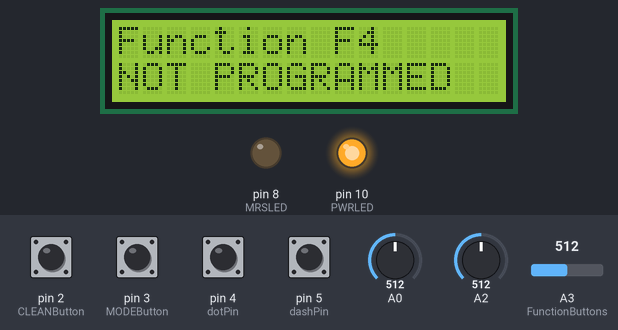
Bench run of a sketch on a simulated Arduino Uno, built with avr-gcc and run on an emulated ATmega328P. On the bench: 16×2 character LCD, output pins drawn as LEDs (lit = HIGH). The test bench sets the inputs (shaded band); at power-on: pin 2 (CLEANButton), pin 3 (MODEButton), pin 4 (dotPin), pin 5 (dashPin) HIGH, A3 (FunctionButtons) = 512, A0 = 512, A2 = 512. What the sketch prints to the serial monitor is not drawn.

Above: at 2.9 s.
3.0 s: A3 (FunctionButtons) set to 54
At 3.5 s:
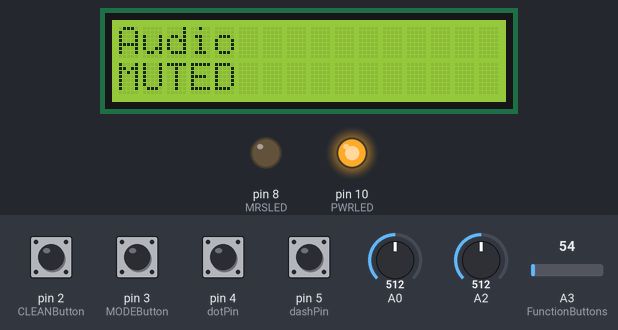
6.0 s: A3 (FunctionButtons) set to 45
At 6.7 s:
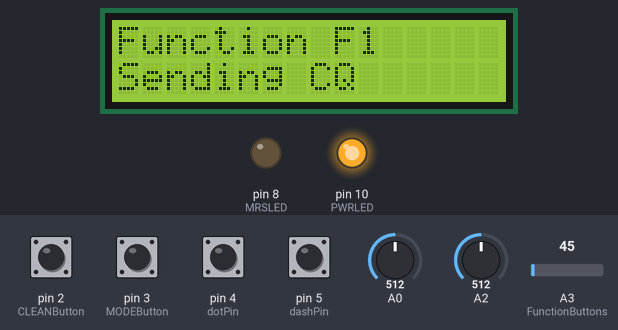
7.7 s: pin 2 (CLEANButton) pulled LOW for 0.15 s
At 9.0 s:
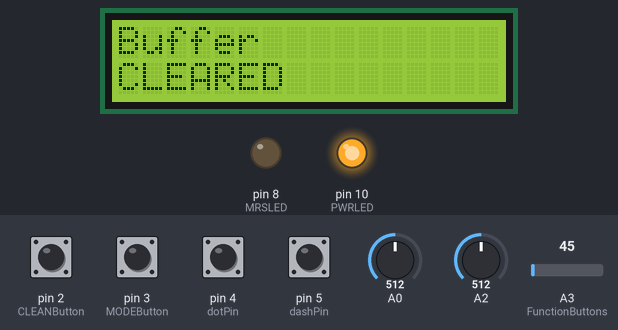
10.8 s: pin 4 (dotPin) pulled LOW for 0.15 s
At 12.2 s:
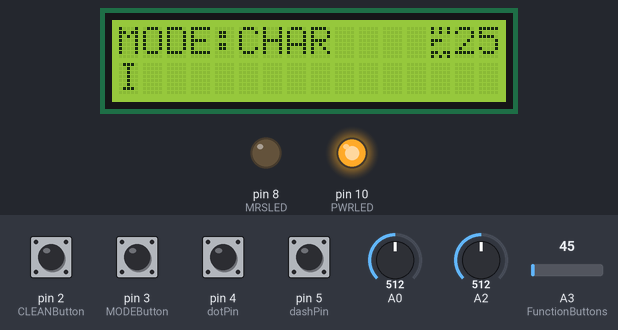
12.5 s: A0 set to 900
At 14.1 s:
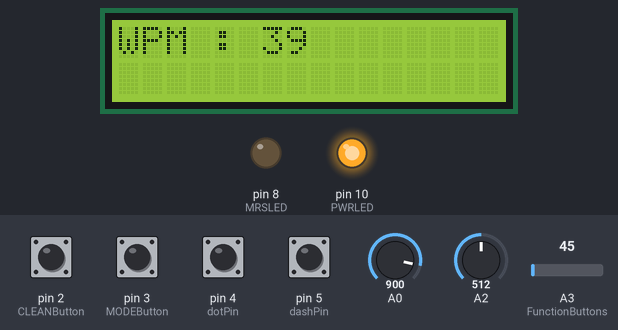
15.5 s: pin 3 (MODEButton) pulled LOW for 0.15 s
At 16.1 s:
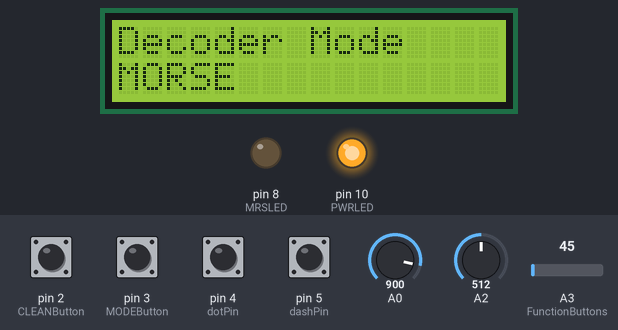
Timing chart, 0 to 18.5 s (numbered marks = the images above; inputs shaded):
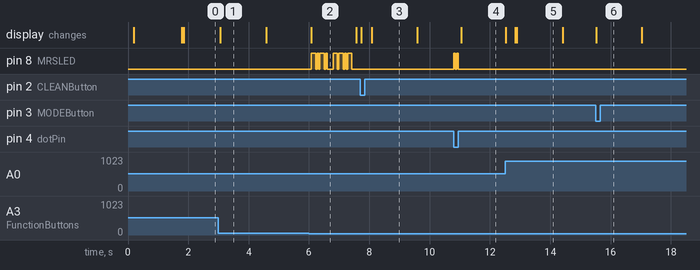

The sketch:

Ultimate_CW_Keyer.ino
```cpp
/*
  Ultimate CW Keyer
  Consolidated and Fixed Version
*/

#include <Wire.h>
#include <LiquidCrystal_I2C.h>
#include "PinSettings.h"
#include "GlobalVars.h"

// Define Globals
EncodeState encodeState = IDLE_ENCODE;
String encodeBuffer = "";
int charIndex = 0;
int symbolIndex = 0;
unsigned long encodeStartTime = 0;
String currentMorse = "";

int WPM = 20;
int dotDuration = 1200 / 20;
int lastWPM = -1;

String morseBuffer = "";
String sentenceBuffer = "";
bool lastWasDot = false;
bool justDecoded = false;
int decoderMode = 0; // 0=CHAR, 1=MRS, 2=BOTH
int keyingLength = 0;

int toneHz = 700;
int lastToneHz = -1;
const int minHz = 400;
const int maxHz = 1200;
bool silentMode = false;

// Morse Table Definition
const char* morseTable[36] = {
  ".-", "-...", "-.-.", "-..", ".", "..-.", "--.", "....", "..",    // A-I
  ".---", "-.-", ".-..", "--", "-.", "---", ".--.", "--.-", ".-.",  // J-R
  "...", "-", "..-", "...-", ".--", "-..-", "-.--", "--..",         // S-Z
  "-----", ".----", "..---", "...--", "....-", ".....", "-....",    // 0-5
  "--...", "---..", "----."                                        // 6-9
};

// LCD Instance
LiquidCrystal_I2C lcd(I2C_ADDR, 16, 2);


// Include Controllers (AFTER globals defined or declared)
#include "LCD_Controller.h"
#include "Buzzer_LED_Controller.h"
#include "Potentiometer_Controller.h"
#include "Button_Controller.h"
#include "Encoder.h"
#include "Decoder.h"
#include "CLI_Controller.h" // Added CLI

// Keying State
enum KeyingState { IDLE_KEY, SENDING_DOT, SENDING_DASH, POST_DELAY };
KeyingState keyingState = IDLE_KEY;
unsigned long keyingStartTime = 0;
char queuedElement = '\0';
unsigned long lastKeyTime = 0;
unsigned long lastDecodeTime = 0;

void setup() {
    // Serial.begin(115200);
    Serial.begin(9600);
    // Wait for serial to stabilize (optional)
    delay(100);
    // Serial.println(F("Ultimate CW Keyer Ready. Type 'help' for commands."));
    Serial.println(F("\n"));
    Serial.println(F("\t--- CW Keyer CLI ---"));
    Serial.println(F("\tType 'help' for commands."));

    // Pin Modes
    pinMode(dotPin, INPUT_PULLUP);
    pinMode(dashPin, INPUT_PULLUP);
    pinMode(BUZZERPin, OUTPUT);
    pinMode(MRSLED, OUTPUT);
    pinMode(PWRLED, OUTPUT);
    pinMode(MODEButton, INPUT_PULLUP);
    pinMode(CLEANButton, INPUT_PULLUP);
    pinMode(FunctionButtons, INPUT_PULLUP); // Enable Pullup for Analog Ladder

    digitalWrite(PWRLED, HIGH);

    lcdInit();

    // Initial display
    updateLCDToneHz(toneHz);
}

void startKeying(unsigned long now) {
  keyingState = (queuedElement == '.') ? SENDING_DOT : SENDING_DASH;
  keyingStartTime = now;
  lastKeyTime = now;
  justDecoded = false;
}

void loop() {
    unsigned long now = millis();

    // 0. Serial / CLI Input
    if (Serial.available() > 0) {
        String input = Serial.readStringUntil('\n');
        // If not a system command, send as morse
        if (!processCLI(input)) {
             startEncoding(input);
        }
    }

    // 1. Inputs
    checkPotentiometers();
    checkButtons();
    lcdService(); // Check for overlay timeout

    // 2. Paddle Logic
    bool dotPressed = digitalRead(dotPin) == LOW;
    bool dashPressed = digitalRead(dashPin) == LOW;

    if (keyingState == IDLE_KEY) {
        if (dotPressed && !dashPressed) {
          queuedElement = '.';
          keyingLength = dotDuration;
          playDot();
          morseBuffer += ".";
          startKeying(now);
        } else if (dashPressed && !dotPressed) {
          queuedElement = '-';
          keyingLength = dotDuration * 3;
          playDash();
          morseBuffer += "-";
          startKeying(now);
        } else if (dotPressed && dashPressed) {
          queuedElement = lastWasDot ? '-' : '.';
          keyingLength = (queuedElement == '.') ? dotDuration : dotDuration * 3;
          if (queuedElement == '.') playDot(); else playDash();
          morseBuffer += queuedElement;
          startKeying(now);
          lastWasDot = !lastWasDot;
        }
    } else if (keyingState == SENDING_DOT || keyingState == SENDING_DASH) {
        if (now - keyingStartTime >= keyingLength) {
          stopTone();
          keyingStartTime = now;
          keyingState = POST_DELAY;
          keyingLength = dotDuration; // Inter-element gap
        }
    } else if (keyingState == POST_DELAY && now - keyingStartTime >= keyingLength) {
        keyingState = IDLE_KEY;
    }

    // 3. Decode Logic
    // If silence for 3 units, decode char
  if (morseBuffer.length() > 0 && !dotPressed && !dashPressed &&
      now - lastKeyTime >= dotDuration * 3 && !justDecoded) {
    decodeMorse(morseBuffer);
    morseBuffer = "";
    justDecoded = true;
    lastDecodeTime = now;
    // Serial.println(sentenceBuffer);
    updateLCDText(sentenceBuffer);
  }

  // 4. Word Gap logic
  // If silence for 7 units, add space
  if (justDecoded && !dotPressed && !dashPressed &&
      now - lastDecodeTime >= dotDuration * 7) {
    if (!sentenceBuffer.endsWith(" ")) {
        sentenceBuffer += " ";
        Serial.print(" ");
        updateLCDText(sentenceBuffer);
    }
    justDecoded = false;
  }

    // 5. Encoder (Serial to Morse)
    handleEncoding(now);
}
```

Button_Controller.h
```cpp
#ifndef BUTTON_CONTROLLER_H
#define BUTTON_CONTROLLER_H

#include "PinSettings.h"
#include "GlobalVars.h"
#include "LCD_Controller.h"

// Forward Declaration to prevent Scope Error
void startEncoding(String text);

// Button states
int lastButtonState = 0;
unsigned long lastButtonDebounceTime = 0;
const int debounceDelay = 50;

int readAnalogueButtons() {
    analogRead(FunctionButtons); // Dummy read
    int val = analogRead(FunctionButtons);

    // DEBUG: Print value if button indicates press (value drops significantly below 1023)
    // if (val < 1000) {
    //     Serial.print("DEBUG ANALOG: ");
    //     Serial.println(val);
    // }

    if (val > 1000) return 0; // Open Circuit (with PULLUP it should be ~1023)

    // Standard "Resistor Ladder" Logic (To be calibrated)
    // We try broader ranges first, but the Debug Output is key.
    if (val < 50) return 1;
    if (val < 200) return 2;
    if (val < 400) return 3;
    if (val < 650) return 4;
    return 5;
}

void performButtonAction(int btn) {
    if (btn == 0) return;

    // Log to Serial (App picks this up)
    Serial.print("\nAction: F"); Serial.print(btn); Serial.println(" Pressed");

    // Actions with Custom LCD Overlays
    if (btn == 1) { // F1: CQ
        showOverlay("Function F1", "Sending CQ");
        startEncoding("CQ");
        // mute the buzzer
    }
    else if (btn == 2) { // F2: Mute Toggle
        silentMode = !silentMode;
        if (silentMode) {
             showOverlay("Audio", "MUTED");
             Serial.println("\nAction: Audio MUTED");
        } else {
             showOverlay("Audio", "ENABLED");
             Serial.println("\nAction: Audio ENABLED");
        }
    }
    else if (btn == 3) { // F3: Cycle Tone
         showOverlay("Function F3", "NOT PROGRAMMED");
         Serial.println("\nNOT PROGRAMMED");
    }
    else if (btn == 4) { // F4: Info
         showOverlay("Function F4", "NOT PROGRAMMED");
         Serial.println("\nNOT PROGRAMMED");
    }
    else if (btn == 5) { // F5: Status
         showOverlay("Function F5", "NOT PROGRAMMED");
         Serial.println("\nNOT PROGRAMMED");
    }
}

void checkButtons() {
    static unsigned long lastModeSwitchTime = 0;
    static unsigned long lastCleanTime = 0;
    unsigned long now = millis();

    // Mode Button
    if (digitalRead(MODEButton) == LOW && (now - lastModeSwitchTime > 300)) {
        decoderMode = (decoderMode + 1) % 3;
        lastModeSwitchTime = now;

        String mLabel = "CHAR";
        if (decoderMode == 1) mLabel = "MORSE";
        if (decoderMode == 2) mLabel = "BOTH";

        showOverlay("Decoder Mode", mLabel);
        Serial.print("\nMode set to "); Serial.println(mLabel);
    }

    // Clean Button
    if (digitalRead(CLEANButton) == LOW && (now - lastCleanTime > 300)) {
        morseBuffer = "";
        sentenceBuffer = "";
        encodeBuffer = "";
        currentMorse = "";

        clearLCDText();
        showOverlay("Buffer", "CLEARED");
        Serial.println("\nAction: Buffer Cleared");
        lastCleanTime = now;
    }

    // Analog Function Buttons (Debounced)
    int reading = readAnalogueButtons();
    if (reading != lastButtonState) {
        lastButtonDebounceTime = now;
    }

    if ((now - lastButtonDebounceTime) > debounceDelay) {
        static int currentStableState = 0;
        if (reading != currentStableState) {
            currentStableState = reading;
            if (currentStableState != 0) {
                performButtonAction(currentStableState);
            }
        }
    }
    lastButtonState = reading;
}

#endif
```

Buzzer_LED_Controller.h
```cpp
#ifndef BUZZER_LED_CONTROLLER_H
#define BUZZER_LED_CONTROLLER_H

#include "PinSettings.h"
#include "GlobalVars.h"

void stopTone() {
  noTone(BUZZERPin);
  digitalWrite(MRSLED, LOW);
  Serial.print("]"); // Real-time OFF token
}

void playDash() {
  Serial.print("["); // Real-time ON token
  if (!silentMode) tone(BUZZERPin, toneHz);
  digitalWrite(MRSLED, HIGH);
}

void playDot() {
  Serial.print("["); // Real-time ON token
  if (!silentMode) tone(BUZZERPin, toneHz);
  digitalWrite(MRSLED, HIGH);
}

#endif
```

CLI_Controller.h
```cpp
#ifndef CLI_CONTROLLER_H
#define CLI_CONTROLLER_H

#include <Arduino.h>
#include "GlobalVars.h"
#include "LCD_Controller.h"

// Returns true if the string was a command and handled
// Returns false if it should be treated as text to encode
bool processCLI(String input) {
    input.trim();
    if (input.length() == 0) return true; // Ignore empty lines

    // Convert to lower case for command matching
    String lowerInput = input;
    lowerInput.toLowerCase();

    if (lowerInput == "help") {
        Serial.println(F("--- CW Keyer CLI ---"));
        Serial.println(F("Commands:"));
        Serial.println(F("  wpm <val>   : Set WPM (will be overridden if pot moves)"));
        Serial.println(F("  tone <val>  : Set Tone Hz (will be overridden if pot moves)"));
        Serial.println(F("  mode <0-2>  : Set Mode (0=CHAR, 1=MRS, 2=BOTH)"));
        Serial.println(F("  silent <0|1>: Set Silent Mode (0=OFF, 1=ON)"));
        Serial.println(F("  clear       : Clear buffers"));
        Serial.println(F("  status      : Show current state"));
        Serial.println(F("  <text>      : Anything else is sent as Morse"));
        return true;
    }

    if (lowerInput.startsWith("wpm ")) {
        int val = input.substring(4).toInt();
        if (val >= 5 && val <= 50) {
            WPM = val;
            dotDuration = 1200 / WPM;
            lastWPM = WPM; // Update lastWPM so pot doesn't immediately revert unless moved
            Serial.print(F("WPM set to ")); Serial.println(WPM);
            updateLCDToneHz(toneHz);
        } else {
            Serial.println(F("Invalid WPM (5-50)"));
        }
        return true;
    }

    if (lowerInput.startsWith("tone ")) {
        int val = input.substring(5).toInt();
        if (val >= minHz && val <= maxHz) {
            toneHz = val;
            lastToneHz = val;
            Serial.print(F("Tone set to ")); Serial.println(toneHz);
            updateLCDToneHz(toneHz);
        } else {
            Serial.println(F("Invalid Tone Hz"));
        }
        return true;
    }

    if (lowerInput.startsWith("mode ")) {
        int val = input.substring(5).toInt();
        if (val >= 0 && val <= 2) {
            decoderMode = val;
            Serial.print(F("Mode set to ")); Serial.println(val);
            updateLCDToneHz(toneHz);
        } else {
            Serial.println(F("Invalid Mode (0-2)"));
        }
        return true;
    }

    if (lowerInput.startsWith("silent ")) {
        int val = input.substring(7).toInt();
        silentMode = (val == 1);
        Serial.print(F("Silent Mode: ")); Serial.println(silentMode ? "ON" : "OFF");
        return true;
    }

    if (lowerInput == "clear") {
        morseBuffer = "";
        sentenceBuffer = "";
        encodeBuffer = "";
        currentMorse = "";
        clearLCDText();
        // Serial.println(F("Buffers cleared"));
        Serial.println(F("\nBuffers cleared"));
        return true;
    }

    if (lowerInput == "status") {
        Serial.print(F("WPM: ")); Serial.println(WPM);
        Serial.print(F("Tone: ")); Serial.println(toneHz);
        Serial.print(F("Mode: ")); Serial.println(decoderMode);
        Serial.print(F("Sentence: ")); Serial.println(sentenceBuffer);
        return true;
    }

    // Not a command
    return false;
}

#endif
```

Decoder.h
```cpp
#ifndef DECODER_H
#define DECODER_H

#include "GlobalVars.h"
#include <Arduino.h>

char checkDecoderTimeout(unsigned long now) {
    // Check if we assume the character is finished (3x dot duration silence)
    // but only if we have something in the buffer
    static unsigned long lastCheck = 0;
    // ...
    // Note: The original logic in .ino was embedded in loop.
    // I will extract the core decode logic here.
    return 0;
}

// Helper to look up char from morse string
char decodeChar(String sequence) {
    for (int i = 0; i < 36; i++) {
        if (String(morseTable[i]) == sequence) {
            if (i < 26) return (char)('A' + i);
            else return (char)('0' + (i - 26));
        }
    }
    return '?';
}

void decodeMorse(String sequence) {
   char c = decodeChar(sequence);
   String toAdd = "";

   if (decoderMode == 0) { // CHAR
       if (c != '?') toAdd += c;
       else toAdd += "?";
   }
   else if (decoderMode == 1) { // MRS (Morse)
       toAdd += sequence;
       toAdd += " "; // Space between morse sequences
   }
   else if (decoderMode == 2) { // BOTH
       if (c != '?') {
           toAdd += c;
           toAdd += "[";
           toAdd += sequence;
           toAdd += "] ";
       } else {
           toAdd += "?";
       }
   }

   Serial.print(toAdd);
   sentenceBuffer += toAdd;
}

#endif
```

Encoder.h
```cpp
#ifndef ENCODER_H
#define ENCODER_H

#include <Arduino.h>
#include "GlobalVars.h"
#include "Buzzer_LED_Controller.h"

String getMorseCode(char c) {
  if (c >= 'A' && c <= 'Z') return morseTable[c - 'A'];
  if (c >= '0' && c <= '9') return morseTable[c - '0' + 26];
  if (c == ' ') return " ";
  return "";
}

// Ensure "startEncoding" is available to be called from .ino
void startEncoding(String text) {
    encodeBuffer = text;
    encodeBuffer.trim();
    encodeBuffer.toUpperCase();
    if (encodeBuffer.length() > 0) {
        charIndex = 0;
        symbolIndex = 0;
        encodeState = INTER_LETTER;
        encodeStartTime = millis();
        // Serial.print("Encoding: "); Serial.println(encodeBuffer); // CLI handles echo if needed
    }
}

void handleEncoding(unsigned long now) {
  static unsigned long elementStart = 0;
  static bool isPlaying = false;
  static char symbol = '\0';

  // REMOVED Serial.available logic loop. State machine only.

  if (encodeState == IDLE_ENCODE) return;

  if (charIndex >= encodeBuffer.length()) {
    encodeState = IDLE_ENCODE;
    Serial.print(F("Encoded: "));
    Serial.println(encodeBuffer);
    Serial.println(F(" [Done]"));
    return;
  }

  char currentChar = encodeBuffer.charAt(charIndex);

  switch (encodeState) {
    case INTER_LETTER:
       if (now - encodeStartTime >= dotDuration * 3) {
         if (currentChar == ' ') {
            encodeState = WORD_GAP;
            encodeStartTime = now;
         } else {
            currentMorse = getMorseCode(currentChar);
            if (currentMorse == "") {
                charIndex++;
                encodeStartTime = now;
            } else {
                symbolIndex = 0;
                encodeState = ELEMENT_PLAY;
                encodeStartTime = now;
            }
         }
       }
       break;

    case WORD_GAP:
        if (now - encodeStartTime >= dotDuration * 7) {
            charIndex++;
            encodeState = INTER_LETTER;
            encodeStartTime = now;
        }
        break;

    case ELEMENT_PLAY:
        if (symbolIndex < currentMorse.length()) {
            symbol = currentMorse.charAt(symbolIndex);
            if (symbol == '.') {
                playDot();
                keyingLength = dotDuration;
            } else if (symbol == '-') {
                playDash();
                keyingLength = dotDuration * 3;
            }
            elementStart = now;
            encodeState = INTER_ELEMENT;
            isPlaying = true;
        } else {
            charIndex++;
            encodeState = INTER_LETTER;
            encodeStartTime = now;
        }
        break;

    case INTER_ELEMENT:
        if (isPlaying && now - elementStart >= keyingLength) {
            stopTone();
            isPlaying = false;
            elementStart = now;
        } else if (!isPlaying && now - elementStart >= dotDuration) {
            symbolIndex++;
            encodeState = ELEMENT_PLAY;
        }
        break;
  }
}

#endif
```

GlobalVars.h
```cpp
#ifndef GLOBALVARS_H
#define GLOBALVARS_H

#include <Arduino.h>

// ----------------------------------------------------------------------------
// GLOBAL VARIABLE DECLARATIONS
// ----------------------------------------------------------------------------

// Use 'extern' here, define them in Ultimate_CW_Keyer.ino

// State Machine for Serial-to-Morse
enum EncodeState {
    IDLE_ENCODE,    // Waiting for new text to encode
    ELEMENT_PLAY,   // Playing a dot or dash
    INTER_ELEMENT,  // Gap between elements in a character
    INTER_LETTER,   // Gap between letters
    WORD_GAP        // Gap between words
};

extern EncodeState encodeState;
extern String encodeBuffer;
extern int charIndex;
extern int symbolIndex;
extern unsigned long encodeStartTime;
extern String currentMorse;

// Timing & WPM
extern int WPM;
extern int dotDuration;
extern int lastWPM;

// Decoder / Paddle Logic
extern String morseBuffer;
extern String sentenceBuffer;
extern bool lastWasDot;
extern bool justDecoded;
extern int decoderMode; // 0=CHAR, 1=MRS, 2=BOTH
extern int keyingLength;

// Audio
extern int toneHz;
extern int lastToneHz;
extern const int minHz;
extern const int maxHz;

// Silent Mode
extern bool silentMode;

// Morse Table
extern const char* morseTable[36];

#endif
```

Source omitted: Potentiometer_Controller.h (1171 bytes), PinSettings.h (1895 bytes), LCD_Controller.h (3243 bytes)

Measured:
- the behaviour switches between 50 and 49 on A3 (FunctionButtons) (found by bisection; images 1 and 2)
- after the input at 3.0 s, the display: changes after 0.07 s (image 1)
- after the input at 6.0 s, the display: changes after 0.08 s (image 2)
- after the input at 7.7 s, the display: first changes at once (image 3 shows a later state)
- after the input at 10.8 s, pin 8 (MRSLED): alternates HIGH for 0.05 s and LOW for 0.05 s, 4 changes in all, then stays LOW, starting at once; the display: changes after 0.24 s (image 4)
- after the input at 12.5 s, the display: first changes at once (image 5 shows a later state)
- after the input at 15.5 s, the display: changes at once (image 6)
